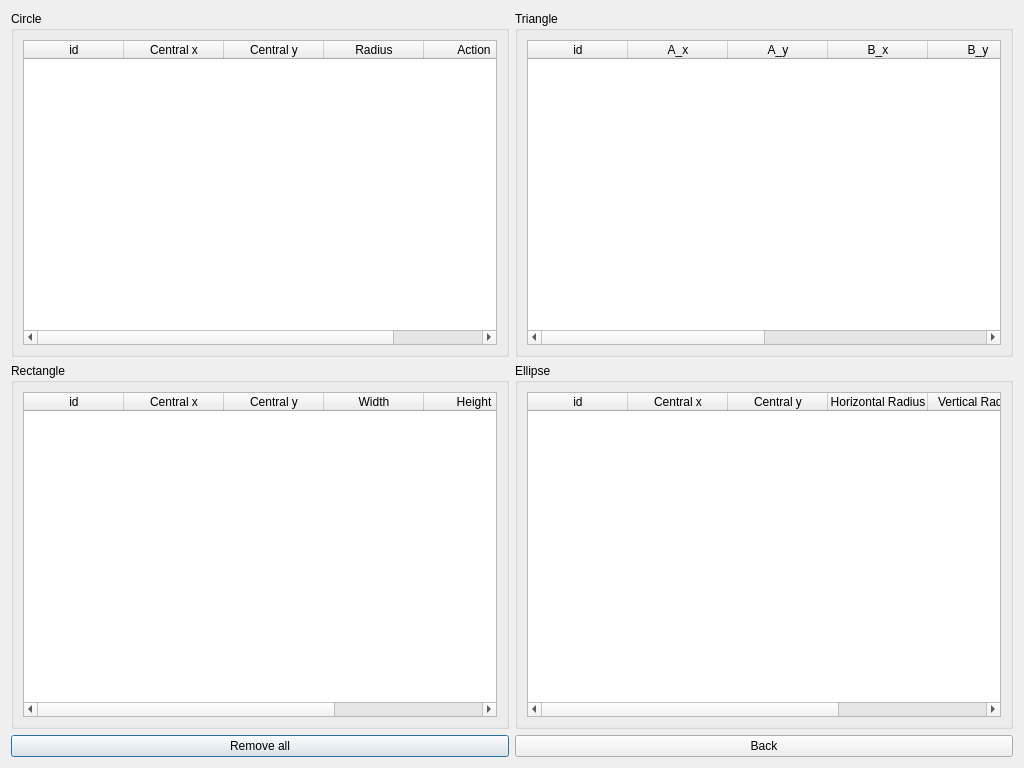
<?xml version="1.0" encoding="UTF-8"?>
<ui version="4.0">
 <class>Dialog_EditFigures</class>
 <widget class="QDialog" name="Dialog_EditFigures">
  <property name="geometry">
   <rect>
    <x>0</x>
    <y>0</y>
    <width>1024</width>
    <height>768</height>
   </rect>
  </property>
  <property name="windowTitle">
   <string>Edit figures</string>
  </property>
  <layout class="QGridLayout" name="gridLayout_5">
   <item row="0" column="0" colspan="2">
    <layout class="QHBoxLayout" name="horizontalLayout">
     <item>
      <widget class="QGroupBox" name="groupCircle">
       <property name="title">
        <string>Circle</string>
       </property>
       <layout class="QGridLayout" name="gridLayout">
        <item row="0" column="0">
         <widget class="QTableWidget" name="tableCircle">
          <property name="sizePolicy">
           <sizepolicy hsizetype="Expanding" vsizetype="Preferred">
            <horstretch>0</horstretch>
            <verstretch>0</verstretch>
           </sizepolicy>
          </property>
          <property name="editTriggers">
           <set>QAbstractItemView::DoubleClicked</set>
          </property>
          <property name="columnCount">
           <number>5</number>
          </property>
          <attribute name="horizontalHeaderVisible">
           <bool>true</bool>
          </attribute>
          <attribute name="horizontalHeaderCascadingSectionResizes">
           <bool>false</bool>
          </attribute>
          <attribute name="horizontalHeaderDefaultSectionSize">
           <number>100</number>
          </attribute>
          <attribute name="horizontalHeaderHighlightSections">
           <bool>true</bool>
          </attribute>
          <attribute name="horizontalHeaderShowSortIndicator" stdset="0">
           <bool>true</bool>
          </attribute>
          <column>
           <property name="text">
            <string>id</string>
           </property>
          </column>
          <column>
           <property name="text">
            <string>Central x</string>
           </property>
          </column>
          <column>
           <property name="text">
            <string>Central y</string>
           </property>
          </column>
          <column>
           <property name="text">
            <string>Radius</string>
           </property>
          </column>
          <column>
           <property name="text">
            <string>Action</string>
           </property>
          </column>
         </widget>
        </item>
       </layout>
      </widget>
     </item>
     <item>
      <widget class="QGroupBox" name="groupTriangle">
       <property name="title">
        <string>Triangle</string>
       </property>
       <layout class="QGridLayout" name="gridLayout_3">
        <item row="0" column="0">
         <widget class="QTableWidget" name="tableTriangle">
          <property name="sizePolicy">
           <sizepolicy hsizetype="Expanding" vsizetype="Expanding">
            <horstretch>0</horstretch>
            <verstretch>0</verstretch>
           </sizepolicy>
          </property>
          <property name="editTriggers">
           <set>QAbstractItemView::DoubleClicked</set>
          </property>
          <property name="columnCount">
           <number>8</number>
          </property>
          <attribute name="horizontalHeaderVisible">
           <bool>true</bool>
          </attribute>
          <attribute name="horizontalHeaderCascadingSectionResizes">
           <bool>false</bool>
          </attribute>
          <attribute name="horizontalHeaderHighlightSections">
           <bool>true</bool>
          </attribute>
          <attribute name="horizontalHeaderShowSortIndicator" stdset="0">
           <bool>true</bool>
          </attribute>
          <column>
           <property name="text">
            <string>id</string>
           </property>
          </column>
          <column>
           <property name="text">
            <string>A_x</string>
           </property>
          </column>
          <column>
           <property name="text">
            <string>A_y</string>
           </property>
          </column>
          <column>
           <property name="text">
            <string>B_x</string>
           </property>
          </column>
          <column>
           <property name="text">
            <string>B_y</string>
           </property>
          </column>
          <column>
           <property name="text">
            <string>C_x</string>
           </property>
          </column>
          <column>
           <property name="text">
            <string>C_y</string>
           </property>
          </column>
          <column>
           <property name="text">
            <string>Action</string>
           </property>
          </column>
         </widget>
        </item>
       </layout>
      </widget>
     </item>
    </layout>
   </item>
   <item row="1" column="0" colspan="2">
    <layout class="QHBoxLayout" name="horizontalLayout_2">
     <item>
      <widget class="QGroupBox" name="groupRect">
       <property name="title">
        <string>Rectangle</string>
       </property>
       <layout class="QGridLayout" name="gridLayout_2">
        <item row="0" column="0">
         <widget class="QTableWidget" name="tableRect">
          <property name="sizePolicy">
           <sizepolicy hsizetype="Expanding" vsizetype="Preferred">
            <horstretch>0</horstretch>
            <verstretch>0</verstretch>
           </sizepolicy>
          </property>
          <property name="editTriggers">
           <set>QAbstractItemView::DoubleClicked</set>
          </property>
          <property name="columnCount">
           <number>6</number>
          </property>
          <attribute name="horizontalHeaderVisible">
           <bool>true</bool>
          </attribute>
          <attribute name="horizontalHeaderCascadingSectionResizes">
           <bool>false</bool>
          </attribute>
          <attribute name="horizontalHeaderHighlightSections">
           <bool>true</bool>
          </attribute>
          <attribute name="horizontalHeaderShowSortIndicator" stdset="0">
           <bool>true</bool>
          </attribute>
          <column>
           <property name="text">
            <string>id</string>
           </property>
          </column>
          <column>
           <property name="text">
            <string>Central x</string>
           </property>
          </column>
          <column>
           <property name="text">
            <string>Central y</string>
           </property>
          </column>
          <column>
           <property name="text">
            <string>Width</string>
           </property>
          </column>
          <column>
           <property name="text">
            <string>Height</string>
           </property>
          </column>
          <column>
           <property name="text">
            <string>Action</string>
           </property>
          </column>
         </widget>
        </item>
       </layout>
      </widget>
     </item>
     <item>
      <widget class="QGroupBox" name="groupEllipse">
       <property name="title">
        <string>Ellipse</string>
       </property>
       <layout class="QGridLayout" name="gridLayout_4">
        <item row="0" column="0">
         <widget class="QTableWidget" name="tableEllipse">
          <property name="sizePolicy">
           <sizepolicy hsizetype="Expanding" vsizetype="Expanding">
            <horstretch>0</horstretch>
            <verstretch>0</verstretch>
           </sizepolicy>
          </property>
          <property name="minimumSize">
           <size>
            <width>0</width>
            <height>325</height>
           </size>
          </property>
          <property name="editTriggers">
           <set>QAbstractItemView::DoubleClicked</set>
          </property>
          <property name="columnCount">
           <number>6</number>
          </property>
          <attribute name="horizontalHeaderVisible">
           <bool>true</bool>
          </attribute>
          <attribute name="horizontalHeaderCascadingSectionResizes">
           <bool>false</bool>
          </attribute>
          <attribute name="horizontalHeaderHighlightSections">
           <bool>true</bool>
          </attribute>
          <attribute name="horizontalHeaderShowSortIndicator" stdset="0">
           <bool>true</bool>
          </attribute>
          <column>
           <property name="text">
            <string>id</string>
           </property>
          </column>
          <column>
           <property name="text">
            <string>Central x</string>
           </property>
          </column>
          <column>
           <property name="text">
            <string>Central y</string>
           </property>
          </column>
          <column>
           <property name="text">
            <string>Horizontal Radius</string>
           </property>
          </column>
          <column>
           <property name="text">
            <string>Vertical Radius</string>
           </property>
          </column>
          <column>
           <property name="text">
            <string>Action</string>
           </property>
          </column>
         </widget>
        </item>
       </layout>
      </widget>
     </item>
    </layout>
   </item>
   <item row="2" column="0">
    <widget class="QPushButton" name="btn_remove_all">
     <property name="text">
      <string>Remove all</string>
     </property>
    </widget>
   </item>
   <item row="2" column="1">
    <widget class="QPushButton" name="btn_back">
     <property name="text">
      <string>Back</string>
     </property>
    </widget>
   </item>
  </layout>
 </widget>
 <resources/>
 <connections>
  <connection>
   <sender>btn_back</sender>
   <signal>clicked()</signal>
   <receiver>Dialog_EditFigures</receiver>
   <slot>close()</slot>
   <hints>
    <hint type="sourcelabel">
     <x>147</x>
     <y>248</y>
    </hint>
    <hint type="destinationlabel">
     <x>102</x>
     <y>225</y>
    </hint>
   </hints>
  </connection>
 </connections>
</ui>
